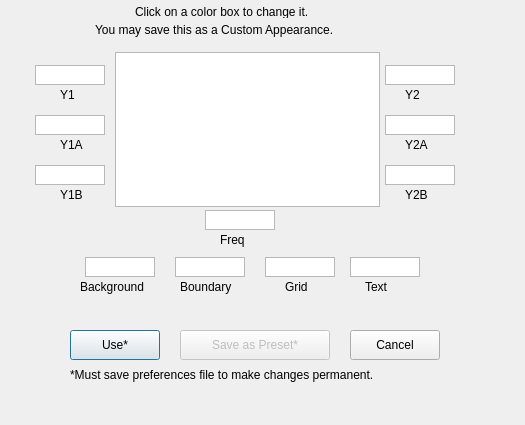
<?xml version="1.0" encoding="UTF-8"?>
<ui version="4.0">
 <class>dialogGridappearance</class>
 <widget class="QDialog" name="dialogGridappearance">
  <property name="geometry">
   <rect>
    <x>0</x>
    <y>0</y>
    <width>525</width>
    <height>425</height>
   </rect>
  </property>
  <property name="windowTitle">
   <string>Graph Appearance</string>
  </property>
  <widget class="QListWidget" name="BoxY1">
   <property name="geometry">
    <rect>
     <x>35</x>
     <y>65</y>
     <width>70</width>
     <height>20</height>
    </rect>
   </property>
   <property name="font">
    <font>
     <pointsize>16</pointsize>
    </font>
   </property>
  </widget>
  <widget class="QListWidget" name="BoxY1A">
   <property name="geometry">
    <rect>
     <x>35</x>
     <y>115</y>
     <width>70</width>
     <height>20</height>
    </rect>
   </property>
   <property name="font">
    <font>
     <pointsize>16</pointsize>
    </font>
   </property>
  </widget>
  <widget class="QListWidget" name="BoxY1B">
   <property name="geometry">
    <rect>
     <x>35</x>
     <y>165</y>
     <width>70</width>
     <height>20</height>
    </rect>
   </property>
   <property name="font">
    <font>
     <pointsize>16</pointsize>
    </font>
   </property>
  </widget>
  <widget class="QListWidget" name="BoxX">
   <property name="geometry">
    <rect>
     <x>205</x>
     <y>210</y>
     <width>70</width>
     <height>20</height>
    </rect>
   </property>
   <property name="font">
    <font>
     <pointsize>16</pointsize>
    </font>
   </property>
  </widget>
  <widget class="QListWidget" name="BoxBack">
   <property name="geometry">
    <rect>
     <x>85</x>
     <y>257</y>
     <width>70</width>
     <height>20</height>
    </rect>
   </property>
   <property name="font">
    <font>
     <pointsize>16</pointsize>
    </font>
   </property>
  </widget>
  <widget class="QListWidget" name="BoxBounds">
   <property name="geometry">
    <rect>
     <x>175</x>
     <y>257</y>
     <width>70</width>
     <height>20</height>
    </rect>
   </property>
   <property name="font">
    <font>
     <pointsize>16</pointsize>
    </font>
   </property>
  </widget>
  <widget class="QListWidget" name="BoxGrid">
   <property name="geometry">
    <rect>
     <x>265</x>
     <y>257</y>
     <width>70</width>
     <height>20</height>
    </rect>
   </property>
   <property name="font">
    <font>
     <pointsize>16</pointsize>
    </font>
   </property>
  </widget>
  <widget class="QListWidget" name="BoxY2A">
   <property name="geometry">
    <rect>
     <x>385</x>
     <y>115</y>
     <width>70</width>
     <height>20</height>
    </rect>
   </property>
   <property name="font">
    <font>
     <pointsize>16</pointsize>
    </font>
   </property>
  </widget>
  <widget class="QListWidget" name="BoxY2">
   <property name="geometry">
    <rect>
     <x>385</x>
     <y>65</y>
     <width>70</width>
     <height>20</height>
    </rect>
   </property>
   <property name="font">
    <font>
     <pointsize>16</pointsize>
    </font>
   </property>
  </widget>
  <widget class="QListWidget" name="BoxY2B">
   <property name="geometry">
    <rect>
     <x>385</x>
     <y>165</y>
     <width>70</width>
     <height>20</height>
    </rect>
   </property>
   <property name="font">
    <font>
     <pointsize>16</pointsize>
    </font>
   </property>
  </widget>
  <widget class="QListWidget" name="BoxText">
   <property name="geometry">
    <rect>
     <x>350</x>
     <y>257</y>
     <width>70</width>
     <height>20</height>
    </rect>
   </property>
   <property name="font">
    <font>
     <pointsize>16</pointsize>
    </font>
   </property>
   <property name="styleSheet">
    <string notr="true"/>
   </property>
  </widget>
  <widget class="QGraphicsView" name="graphicsView">
   <property name="geometry">
    <rect>
     <x>115</x>
     <y>52</y>
     <width>265</width>
     <height>155</height>
    </rect>
   </property>
  </widget>
  <widget class="QPushButton" name="Use">
   <property name="geometry">
    <rect>
     <x>70</x>
     <y>330</y>
     <width>90</width>
     <height>30</height>
    </rect>
   </property>
   <property name="text">
    <string>Use*</string>
   </property>
  </widget>
  <widget class="QPushButton" name="Save">
   <property name="enabled">
    <bool>false</bool>
   </property>
   <property name="geometry">
    <rect>
     <x>180</x>
     <y>330</y>
     <width>150</width>
     <height>30</height>
    </rect>
   </property>
   <property name="text">
    <string>Save as Preset*</string>
   </property>
  </widget>
  <widget class="QPushButton" name="Cancel">
   <property name="geometry">
    <rect>
     <x>350</x>
     <y>330</y>
     <width>90</width>
     <height>30</height>
    </rect>
   </property>
   <property name="text">
    <string>Cancel</string>
   </property>
  </widget>
  <widget class="QLabel" name="label">
   <property name="geometry">
    <rect>
     <x>60</x>
     <y>85</y>
     <width>30</width>
     <height>20</height>
    </rect>
   </property>
   <property name="text">
    <string>Y1</string>
   </property>
  </widget>
  <widget class="QLabel" name="label_2">
   <property name="geometry">
    <rect>
     <x>60</x>
     <y>135</y>
     <width>30</width>
     <height>20</height>
    </rect>
   </property>
   <property name="text">
    <string>Y1A</string>
   </property>
  </widget>
  <widget class="QLabel" name="label_3">
   <property name="geometry">
    <rect>
     <x>60</x>
     <y>185</y>
     <width>30</width>
     <height>20</height>
    </rect>
   </property>
   <property name="text">
    <string>Y1B</string>
   </property>
  </widget>
  <widget class="QLabel" name="label_4">
   <property name="geometry">
    <rect>
     <x>220</x>
     <y>230</y>
     <width>40</width>
     <height>20</height>
    </rect>
   </property>
   <property name="text">
    <string>Freq</string>
   </property>
  </widget>
  <widget class="QLabel" name="label_5">
   <property name="geometry">
    <rect>
     <x>80</x>
     <y>277</y>
     <width>80</width>
     <height>20</height>
    </rect>
   </property>
   <property name="text">
    <string>Background</string>
   </property>
  </widget>
  <widget class="QLabel" name="label_6">
   <property name="geometry">
    <rect>
     <x>180</x>
     <y>277</y>
     <width>58</width>
     <height>20</height>
    </rect>
   </property>
   <property name="text">
    <string>Boundary</string>
   </property>
  </widget>
  <widget class="QLabel" name="label_7">
   <property name="geometry">
    <rect>
     <x>285</x>
     <y>277</y>
     <width>30</width>
     <height>20</height>
    </rect>
   </property>
   <property name="text">
    <string>Grid</string>
   </property>
  </widget>
  <widget class="QLabel" name="label_8">
   <property name="geometry">
    <rect>
     <x>365</x>
     <y>277</y>
     <width>26</width>
     <height>20</height>
    </rect>
   </property>
   <property name="text">
    <string>Text</string>
   </property>
  </widget>
  <widget class="QLabel" name="label_9">
   <property name="geometry">
    <rect>
     <x>405</x>
     <y>185</y>
     <width>30</width>
     <height>20</height>
    </rect>
   </property>
   <property name="text">
    <string>Y2B</string>
   </property>
  </widget>
  <widget class="QLabel" name="label_10">
   <property name="geometry">
    <rect>
     <x>405</x>
     <y>135</y>
     <width>30</width>
     <height>20</height>
    </rect>
   </property>
   <property name="text">
    <string>Y2A</string>
   </property>
  </widget>
  <widget class="QLabel" name="label_11">
   <property name="geometry">
    <rect>
     <x>405</x>
     <y>85</y>
     <width>30</width>
     <height>20</height>
    </rect>
   </property>
   <property name="text">
    <string>Y2</string>
   </property>
  </widget>
  <widget class="QLabel" name="label_12">
   <property name="geometry">
    <rect>
     <x>135</x>
     <y>5</y>
     <width>250</width>
     <height>13</height>
    </rect>
   </property>
   <property name="text">
    <string>Click on a color box to change it.</string>
   </property>
  </widget>
  <widget class="QLabel" name="label_13">
   <property name="geometry">
    <rect>
     <x>95</x>
     <y>20</y>
     <width>350</width>
     <height>20</height>
    </rect>
   </property>
   <property name="text">
    <string>You may save this as a Custom Appearance.</string>
   </property>
  </widget>
  <widget class="QLabel" name="label_14">
   <property name="geometry">
    <rect>
     <x>70</x>
     <y>365</y>
     <width>400</width>
     <height>20</height>
    </rect>
   </property>
   <property name="text">
    <string>*Must save preferences file to make changes permanent.</string>
   </property>
  </widget>
 </widget>
 <resources/>
 <connections/>
</ui>
